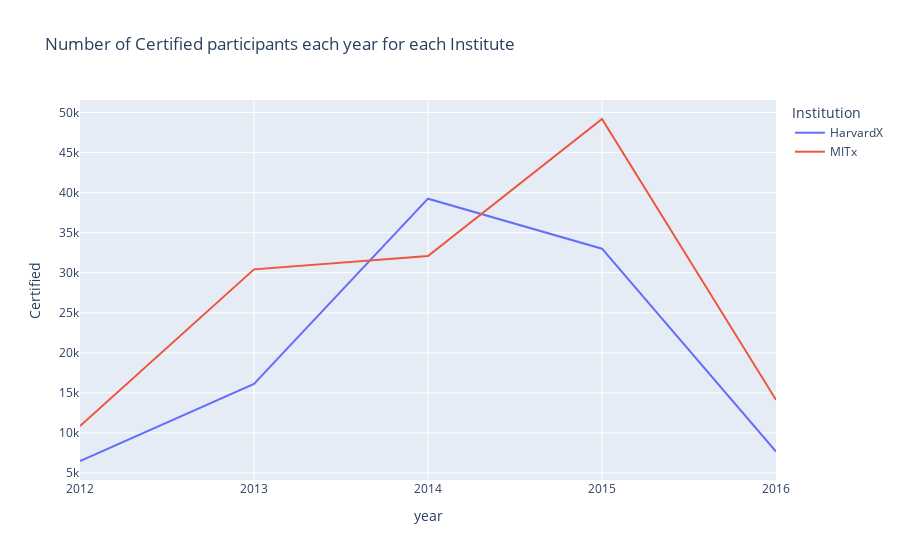

This figure's notebook cell:
### Markdown cell above
### Which Institution has the Most Certified participants ?

### Code cell
fig = px.line(data_frame=df1,x='year',y='Certified',color='Institution'
,markers=True
,title='Number of Certified participants each year for each Institute')
fig.update_xaxes(tickvals=[2012,2013,2014,2015,2016])

fig.show()

### Figure 1 — Plotly figure (JSON) as saved in the notebook; plotly's stock layout.template omitted (floating-point values rounded to 4 significant figures)
{"data": [{"hovertemplate": "Institution=HarvardX<br>year=%{x}<br>Certified=%{y}<extra></extra>", "legendgroup": "HarvardX", "line": {"color": "#636efa", "dash": "solid"}, "mode": "lines", "name": "HarvardX", "orientation": "v", "showlegend": true, "type": "scatter", "x": [2012, 2013, 2014, 2015, 2016], "xaxis": "x", "y": [6497, 16132, 39246, 33002, 7680], "yaxis": "y"}, {"hovertemplate": "Institution=MITx<br>year=%{x}<br>Certified=%{y}<extra></extra>", "legendgroup": "MITx", "line": {"color": "#EF553B", "dash": "solid"}, "mode": "lines", "name": "MITx", "orientation": "v", "showlegend": true, "type": "scatter", "x": [2012, 2013, 2014, 2015, 2016], "xaxis": "x", "y": [10868, 30421, 32096, 49193, 14132], "yaxis": "y"}], "layout": {"legend": {"title": {"text": "Institution"}, "tracegroupgap": 0}, "title": {"text": "Number of Certified participants each year for each Institute"}, "xaxis": {"anchor": "y", "domain": [0, 1], "tickvals": [2012, 2013, 2014, 2015, 2016], "title": {"text": "year"}}, "yaxis": {"anchor": "x", "domain": [0, 1], "title": {"text": "Certified"}}}}
